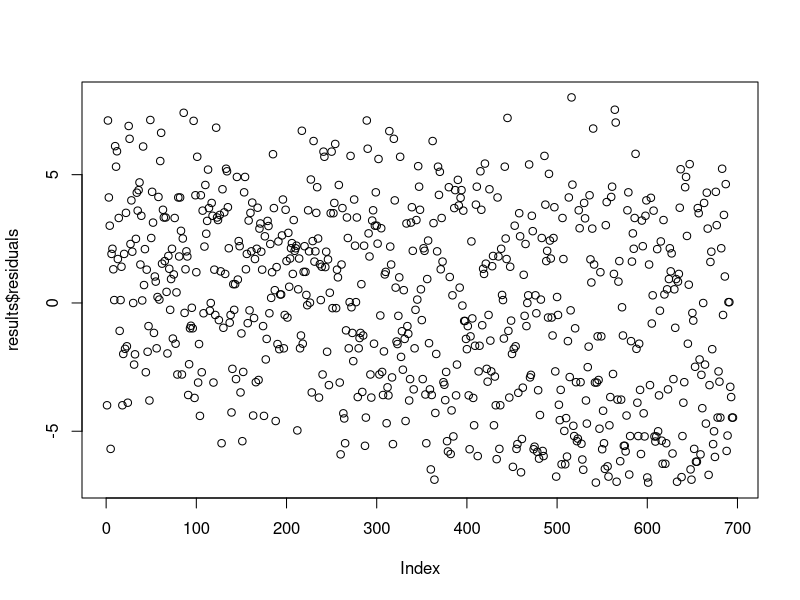
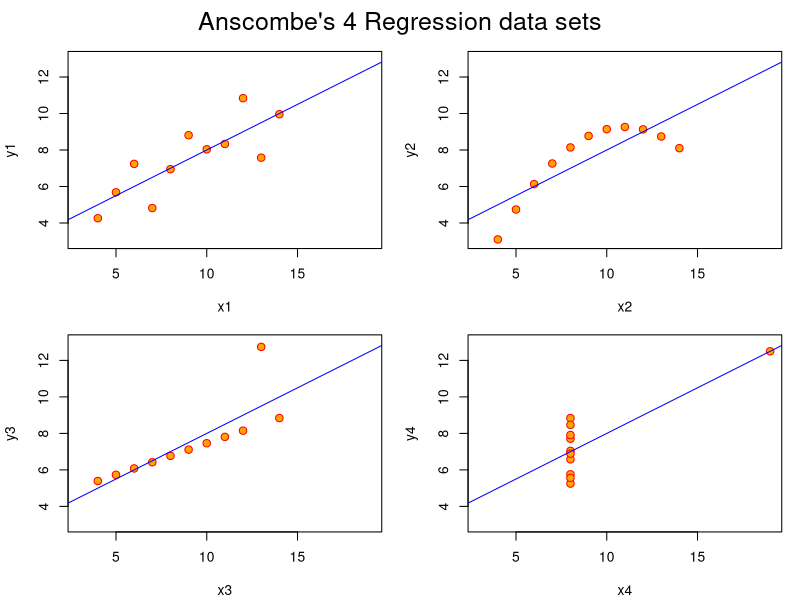
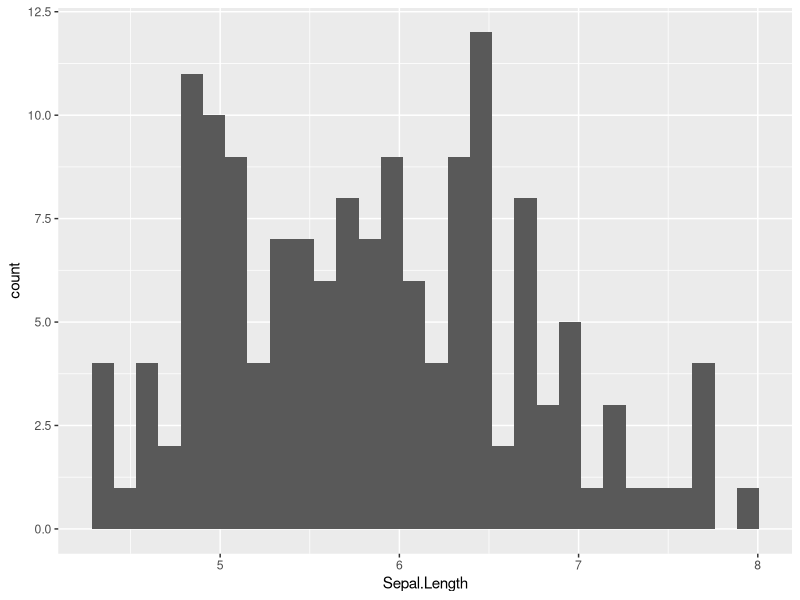
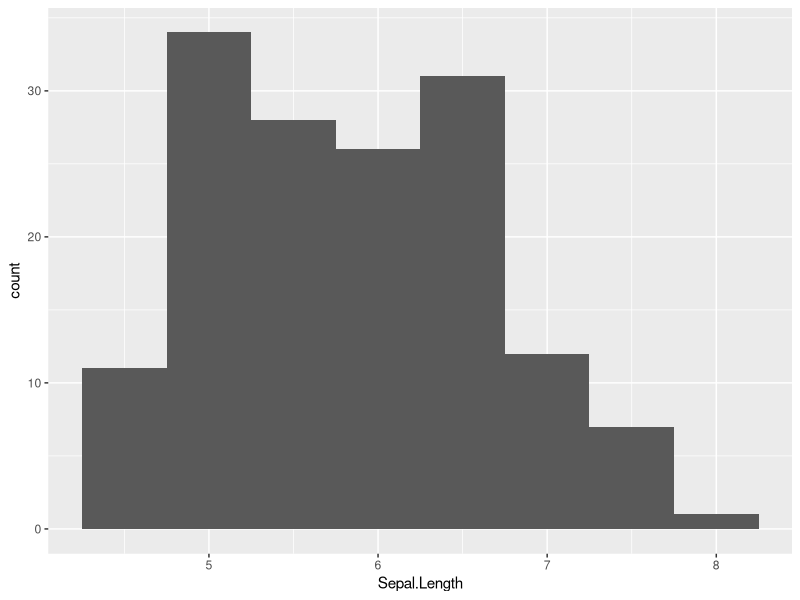
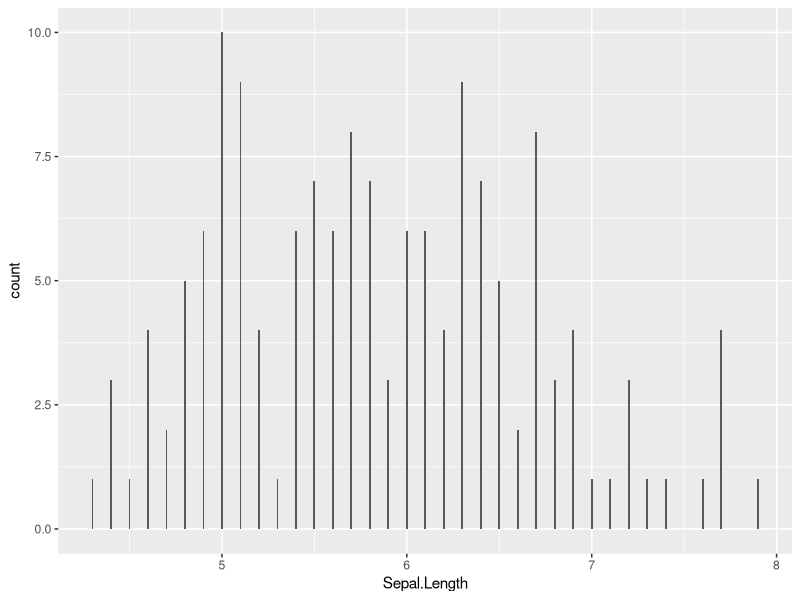
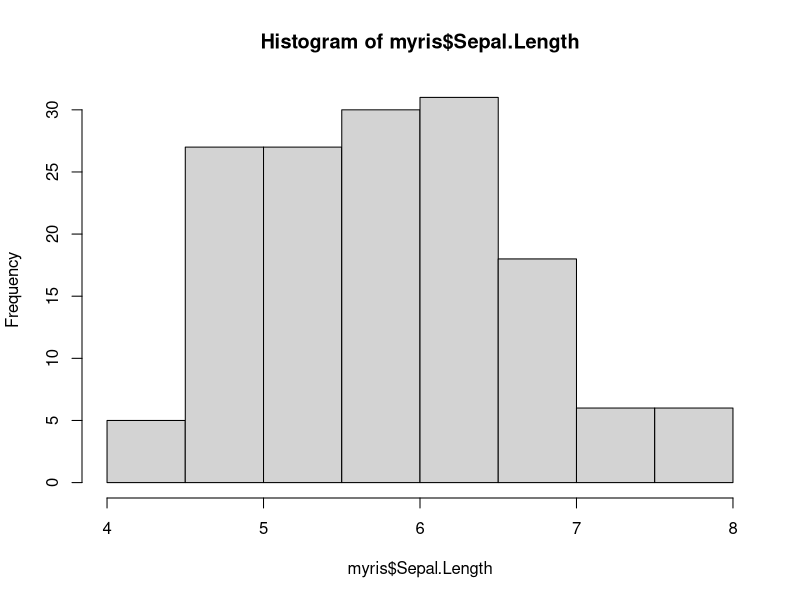
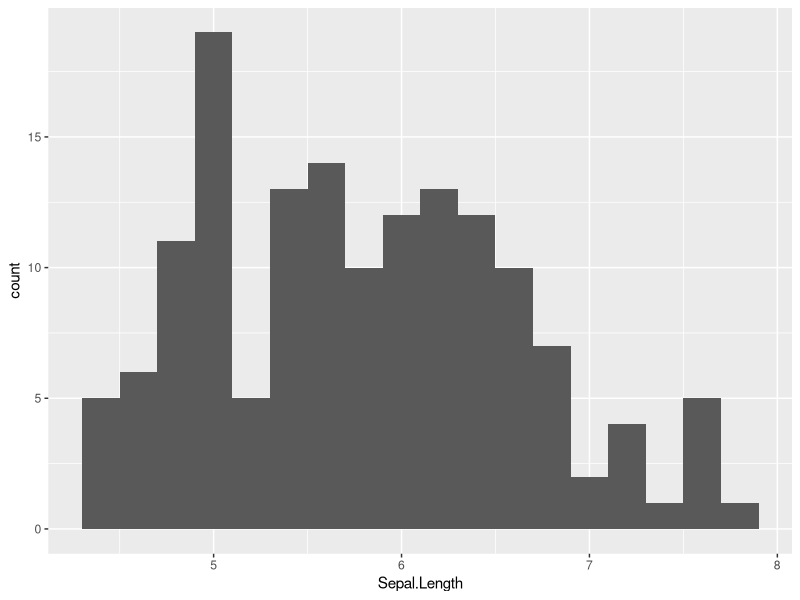
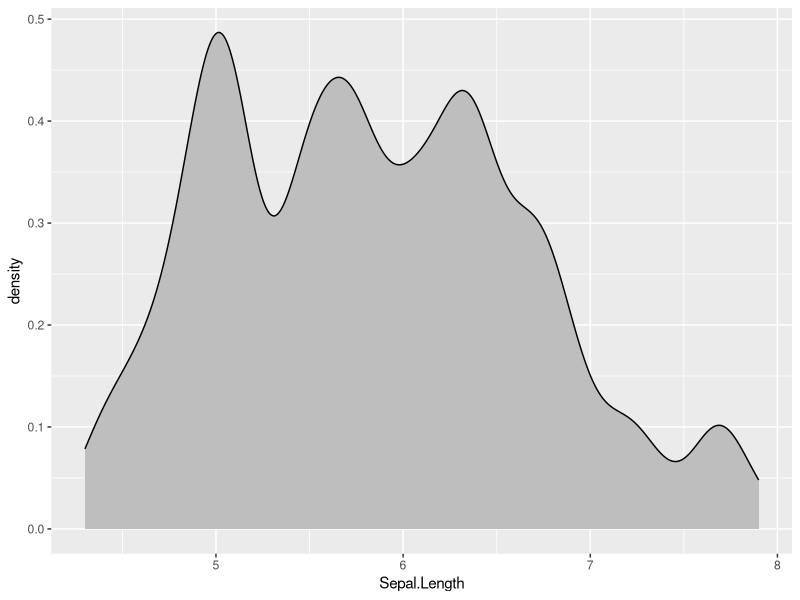

The R script that drew these images, in order:
## ---- chunk 1

## ---- chunk 2
library(tidyverse)
library(reshape2)
myff <- french_fries
results <- lm(potato ~ treatment, data = myff)
results
summary(results)
# plot(results)
class(results)
names(results)
str(results)
plot(results$residuals)
results.summary <- summary(results)
names(results.summary)
str(results.summary)
results.summary$adj.r.squared
results.summary$coefficients
class(results.summary$coefficients)
condition.pvals <- results.summary$coefficients[c("treatment2", "treatment3"), "Pr(>|t|)"]
condition.pvals

# ?lm
## ---- chunk 3
?anscombe
example("anscombe")
## ---- chunk 4
library(ggplot2)
myris <- iris
summary(myris)

ggplot(data = myris, aes(x = Sepal.Length)) + geom_histogram()

ggplot(myris, aes(x = Sepal.Length)) + geom_histogram(binwidth = .5)

ggplot(myris, aes(x = Sepal.Length)) + geom_histogram(binwidth = .01)

hist(myris$Sepal.Length)

mybaseplot <- ggplot(myris, aes(x = Sepal.Length))

mybaseplot + geom_histogram(binwidth = .2)

names(mybaseplot)
str(mybaseplot)

base.density <- mybaseplot + geom_density(adjust = .5, fill = "grey")
base.density

mydensity <- geom_density(adjust = .5, fill = "grey")

mybaseplot + mydensity

## ---- chunk 5
colors()
?RGB
## ---- chunk 6
pdf("myplot.pdf", width = 10, height = 4)
ggplot(myris, aes(x = Sepal.Length)) + geom_histogram()
dev.off()

?Devices

# look into other PDF readers if you want to be 
# able to leave the file "open" (i.e., displayed)
# on your computer while you are editing/changing
# the file
## ---- chunk 7
# pdf("bunch of plots.pdf")
ggplot(myris, aes(x = Sepal.Length, y = Sepal.Width)) + geom_point()

ggplot(myris, aes(x = Sepal.Length, y = Sepal.Width)) + geom_point() + theme_classic()

myscatterplot <- ggplot(myris, aes(x = Sepal.Length, y = Sepal.Width)) + geom_point()
myscatterplot
myscatterplot + theme_classic()
myscatterplot + theme_minimal()

ggplot(myris, aes(x = Sepal.Length, y = Sepal.Width)) + 
  geom_point(aes(color = Species), size = 10) + 
  theme_minimal()

ggplot(myris, aes(x = Sepal.Length, y = Sepal.Width)) + 
  geom_point(aes(color = Petal.Width), size = 10) + 
  theme_minimal()

ggplot(myris, aes(x = Sepal.Length, y = Sepal.Width)) + 
  geom_point(aes(color = Species, size = Petal.Width)) + 
  theme_minimal()

ggplot(myris, aes(x = Sepal.Length, y = Sepal.Width)) + 
  geom_point() + 
  geom_smooth()

ggplot(myris, aes(x = Sepal.Length, y = Sepal.Width)) + 
  geom_point() + 
  geom_smooth(method = "lm")

ggplot(myris, aes(x = Sepal.Length, y = Sepal.Width)) + 
  geom_point(aes(color = Species), size = 4) + 
  theme_minimal() +
  geom_smooth(method = "lm")

ggplot(myris, aes(x = Sepal.Length, y = Sepal.Width, color = Species)) + 
  geom_point(size = 4) + 
  theme_minimal() +
  geom_smooth(method = "lm")

# dev.off()

## ---- chunk 8
ggplot(myris, aes(x = Sepal.Length, y = Sepal.Width, color = Species)) + 
  geom_point(size = 4) + 
  theme_minimal() +
  geom_smooth(method = "lm") + 
  scale_color_brewer(palette = "Set1")

ggplot(myris, aes(x = Sepal.Length, y = Sepal.Width, color = Species)) + 
  geom_point(size = 4) + 
  theme_minimal() +
  geom_smooth(method = "lm") + 
  scale_color_manual(values = c("pink", "goldenrod", "steelblue"))

my.palette <- scale_color_manual(values = c("pink", "goldenrod", "steelblue"))

ggplot(myris, aes(x = Sepal.Length, y = Sepal.Width, color = Species)) + 
  geom_point(size = 4) + 
  theme_minimal() +
  geom_smooth(method = "lm") +
  my.palette

## ---- chunk 9
ggplot(myris, aes(x = Sepal.Length)) + geom_histogram() + 
  facet_wrap(~ Species)

ggplot(myris, aes(x = Sepal.Length)) + geom_histogram() + 
  facet_grid(Species ~ .)

ggplot(myris, aes(x = Sepal.Length)) + geom_histogram() + 
  facet_grid(. ~ Species)

myris.tidy <- gather(myris, variable, cm, Sepal.Length:Petal.Width) %>%
  separate(variable, sep = "\\.", c("part", "dimension"))
head(myris.tidy)

ggplot(myris.tidy, aes(cm)) + geom_histogram() + 
  facet_grid(part ~ dimension)

ggplot(myris.tidy, aes(cm)) + geom_histogram(aes(fill = Species)) + 
  facet_grid(part ~ dimension)

ggplot(myris.tidy, aes(cm)) + geom_density(aes(fill = Species), alpha = .5) + 
  facet_grid(part ~ dimension)

ggplot(myris.tidy, aes(cm)) + geom_density(aes(fill = Species), alpha = .5) + 
  facet_grid(part ~ dimension, scales = "free")

ggplot(myris.tidy, aes(cm)) + geom_density(aes(fill = Species), alpha = .5) + 
  facet_wrap(~ part + dimension, scales = "free")

